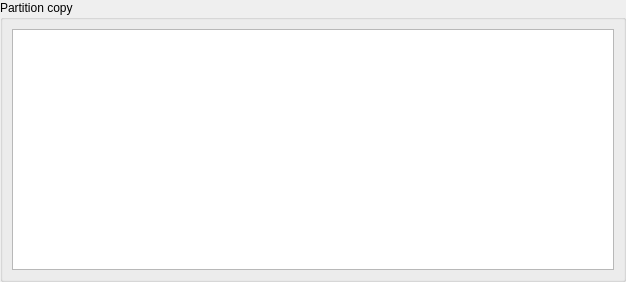
<?xml version="1.0" encoding="UTF-8"?>
<ui version="4.0">
 <class>PartitionForm</class>
 <widget class="QWidget" name="PartitionForm">
  <property name="geometry">
   <rect>
    <x>0</x>
    <y>0</y>
    <width>626</width>
    <height>282</height>
   </rect>
  </property>
  <property name="sizePolicy">
   <sizepolicy hsizetype="Preferred" vsizetype="Preferred">
    <horstretch>0</horstretch>
    <verstretch>0</verstretch>
   </sizepolicy>
  </property>
  <property name="windowTitle">
   <string>Form</string>
  </property>
  <layout class="QVBoxLayout" name="verticalLayout_2">
   <property name="spacing">
    <number>0</number>
   </property>
   <property name="margin">
    <number>0</number>
   </property>
   <item>
    <widget class="QGroupBox" name="groupBox">
     <property name="sizePolicy">
      <sizepolicy hsizetype="Preferred" vsizetype="Preferred">
       <horstretch>0</horstretch>
       <verstretch>0</verstretch>
      </sizepolicy>
     </property>
     <property name="title">
      <string>Partition copy</string>
     </property>
     <property name="checkable">
      <bool>false</bool>
     </property>
     <property name="checked">
      <bool>false</bool>
     </property>
     <layout class="QVBoxLayout" name="verticalLayout">
      <item>
       <widget class="QTreeView" name="treeView">
        <property name="sizePolicy">
         <sizepolicy hsizetype="Preferred" vsizetype="Preferred">
          <horstretch>0</horstretch>
          <verstretch>0</verstretch>
         </sizepolicy>
        </property>
        <property name="minimumSize">
         <size>
          <width>0</width>
          <height>0</height>
         </size>
        </property>
        <property name="maximumSize">
         <size>
          <width>16777215</width>
          <height>16777215</height>
         </size>
        </property>
       </widget>
      </item>
     </layout>
    </widget>
   </item>
  </layout>
 </widget>
 <resources/>
 <connections/>
</ui>
